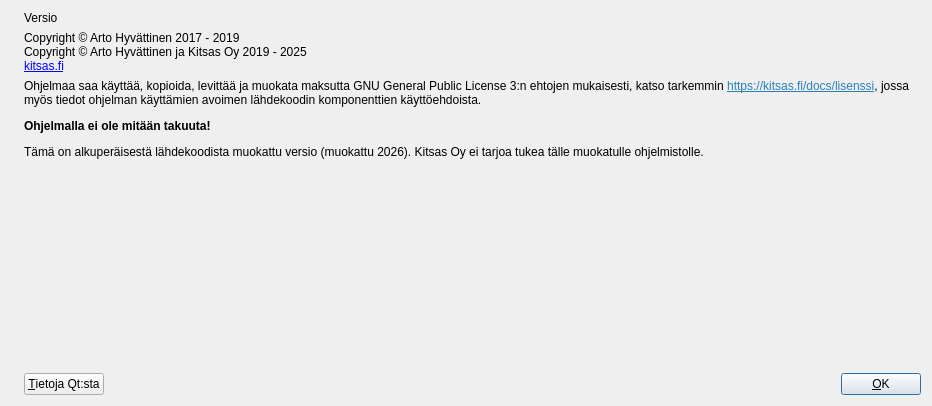
<?xml version="1.0" encoding="UTF-8"?>
<ui version="4.0">
 <class>AboutDlg</class>
 <widget class="QDialog" name="AboutDlg">
  <property name="geometry">
   <rect>
    <x>0</x>
    <y>0</y>
    <width>932</width>
    <height>406</height>
   </rect>
  </property>
  <property name="windowTitle">
   <string>Tietoja kirjanpito-ohjelmasta</string>
  </property>
  <layout class="QHBoxLayout" name="horizontalLayout_2">
   <item>
    <widget class="QLabel" name="label_4">
     <property name="text">
      <string/>
     </property>
     <property name="pixmap">
      <pixmap resource="../pic/pic.qrc">:/pic/about.png</pixmap>
     </property>
    </widget>
   </item>
   <item>
    <layout class="QVBoxLayout" name="verticalLayout">
     <item>
      <widget class="QLabel" name="versioLabel">
       <property name="font">
        <font>
         <bold>false</bold>
        </font>
       </property>
       <property name="text">
        <string>Versio</string>
       </property>
      </widget>
     </item>
     <item>
      <widget class="QLabel" name="label_3">
       <property name="text">
        <string>&lt;html&gt;&lt;head/&gt;&lt;body&gt;&lt;p&gt;Copyright © Arto Hyvättinen 2017 - 2019&lt;br/&gt;Copyright © Arto Hyvättinen ja Kitsas Oy 2019 - 2025&lt;br/&gt;&lt;a href=&quot;https://kitsas.fi&quot;&gt;&lt;span style=&quot; text-decoration: underline; color:#0000ff;&quot;&gt;kitsas.fi&lt;/span&gt;&lt;/a&gt;&lt;/p&gt;&lt;/body&gt;&lt;/html&gt;</string>
       </property>
       <property name="openExternalLinks">
        <bool>true</bool>
       </property>
      </widget>
     </item>
     <item>
      <widget class="QLabel" name="label_2">
       <property name="text">
        <string>&lt;html&gt;&lt;head/&gt;&lt;body&gt;&lt;p&gt;Ohjelmaa saa käyttää, kopioida, levittää ja muokata maksutta GNU General Public License 3:n ehtojen mukaisesti, katso tarkemmin &lt;a href=&quot;https://kitsas.fi/docs/lisenssi&quot;&gt;&lt;span style=&quot; text-decoration: underline; color:#2980b9;&quot;&gt;https://kitsas.fi/docs/lisenssi&lt;/span&gt;&lt;/a&gt;, jossa myös tiedot ohjelman käyttämien avoimen lähdekoodin komponenttien käyttöehdoista. &lt;/p&gt;&lt;p&gt;&lt;span style=&quot; font-weight:600;&quot;&gt;Ohjelmalla ei ole mitään takuuta!&lt;/span&gt;&lt;/p&gt;&lt;p&gt;Tämä on alkuperäisestä lähdekoodista muokattu versio (muokattu 2026). Kitsas Oy ei tarjoa tukea tälle muokatulle ohjelmistolle.&lt;/p&gt;&lt;/body&gt;&lt;/html&gt;</string>
       </property>
       <property name="wordWrap">
        <bool>true</bool>
       </property>
       <property name="openExternalLinks">
        <bool>true</bool>
       </property>
      </widget>
     </item>
     <item>
      <spacer name="verticalSpacer">
       <property name="orientation">
        <enum>Qt::Orientation::Vertical</enum>
       </property>
       <property name="sizeHint" stdset="0">
        <size>
         <width>20</width>
         <height>40</height>
        </size>
       </property>
      </spacer>
     </item>
     <item>
      <layout class="QHBoxLayout" name="horizontalLayout">
       <item>
        <widget class="QPushButton" name="aboutQtNappi">
         <property name="text">
          <string>&amp;Tietoja Qt:sta</string>
         </property>
         <property name="icon">
          <iconset resource="../pic/pic.qrc">
           <normaloff>:/pic/QtIcon.png</normaloff>:/pic/QtIcon.png</iconset>
         </property>
         <property name="autoDefault">
          <bool>false</bool>
         </property>
        </widget>
       </item>
       <item>
        <spacer name="horizontalSpacer">
         <property name="orientation">
          <enum>Qt::Orientation::Horizontal</enum>
         </property>
         <property name="sizeHint" stdset="0">
          <size>
           <width>40</width>
           <height>20</height>
          </size>
         </property>
        </spacer>
       </item>
       <item>
        <widget class="QPushButton" name="pushButton">
         <property name="text">
          <string>&amp;OK</string>
         </property>
         <property name="icon">
          <iconset resource="../pic/pic.qrc">
           <normaloff>:/pic/ok.png</normaloff>:/pic/ok.png</iconset>
         </property>
         <property name="default">
          <bool>true</bool>
         </property>
        </widget>
       </item>
      </layout>
     </item>
    </layout>
   </item>
  </layout>
 </widget>
 <resources>
  <include location="../pic/pic.qrc"/>
 </resources>
 <connections>
  <connection>
   <sender>pushButton</sender>
   <signal>clicked()</signal>
   <receiver>AboutDlg</receiver>
   <slot>accept()</slot>
   <hints>
    <hint type="sourcelabel">
     <x>562</x>
     <y>550</y>
    </hint>
    <hint type="destinationlabel">
     <x>486</x>
     <y>541</y>
    </hint>
   </hints>
  </connection>
 </connections>
</ui>
